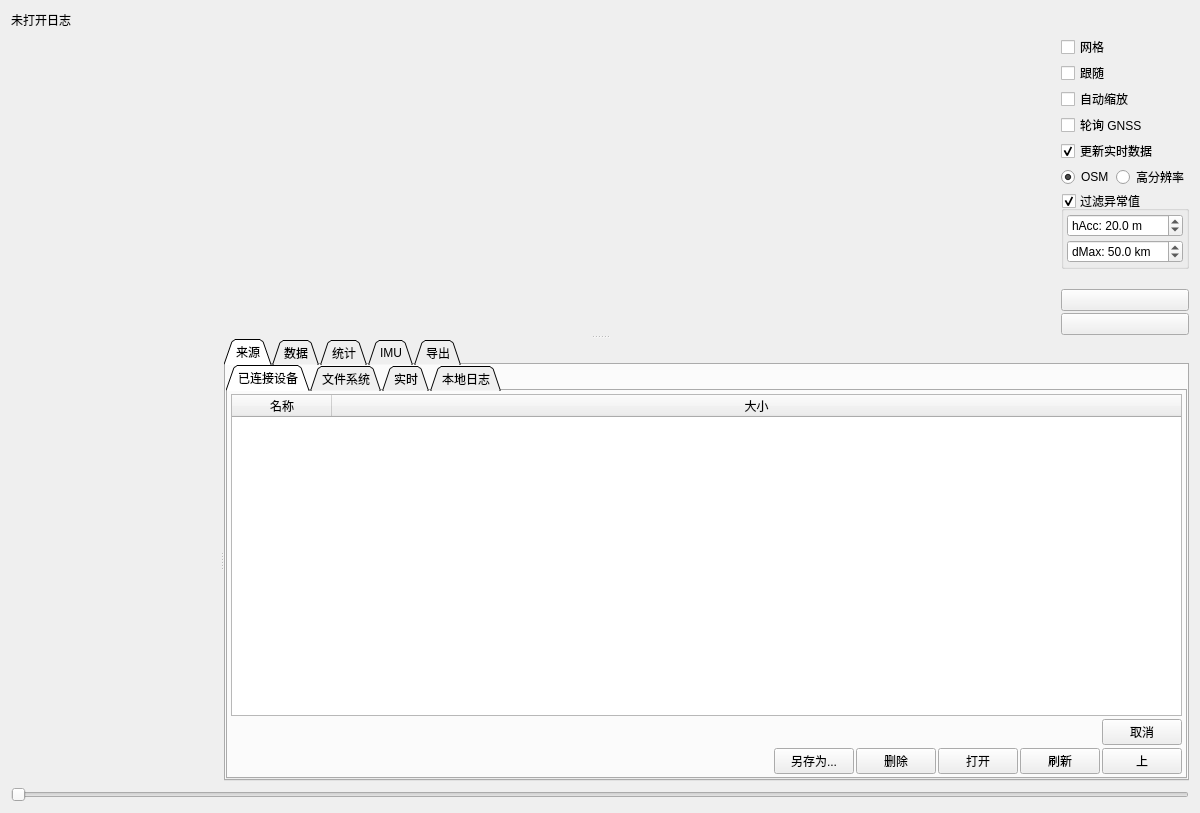
<?xml version="1.0" encoding="UTF-8"?>
<ui version="4.0">
 <class>PageLogAnalysis</class>
 <widget class="QWidget" name="PageLogAnalysis">
  <property name="geometry">
   <rect>
    <x>0</x>
    <y>0</y>
    <width>1200</width>
    <height>813</height>
   </rect>
  </property>
  <property name="windowTitle">
   <string>Form</string>
  </property>
  <layout class="QVBoxLayout" name="verticalLayout_3">
   <item>
    <layout class="QHBoxLayout" name="horizontalLayout">
     <property name="spacing">
      <number>2</number>
     </property>
     <item>
      <widget class="QLabel" name="currentLog">
       <property name="text">
        <string>未打开日志</string>
       </property>
       <property name="wordWrap">
        <bool>true</bool>
       </property>
      </widget>
     </item>
    </layout>
   </item>
   <item>
    <widget class="QSplitter" name="mapSplitter">
     <property name="orientation">
      <enum>Qt::Orientation::Vertical</enum>
     </property>
     <widget class="QWidget" name="layoutWidget">
      <layout class="QHBoxLayout" name="horizontalLayout_2" stretch="1,0">
       <item>
        <widget class="MapWidget" name="map" native="true">
         <property name="sizePolicy">
          <sizepolicy hsizetype="MinimumExpanding" vsizetype="Preferred">
           <horstretch>0</horstretch>
           <verstretch>0</verstretch>
          </sizepolicy>
         </property>
        </widget>
       </item>
       <item>
        <layout class="QVBoxLayout" name="verticalLayout_2" stretch="0,0,0,0,0,0,0,1,0,0">
         <property name="spacing">
          <number>2</number>
         </property>
         <item>
          <widget class="QCheckBox" name="gridBox">
           <property name="text">
            <string>网格</string>
           </property>
           <property name="checked">
            <bool>false</bool>
           </property>
          </widget>
         </item>
         <item>
          <widget class="QCheckBox" name="followBox">
           <property name="toolTip">
            <string>在地图上跟随日志位置</string>
           </property>
           <property name="text">
            <string>跟随</string>
           </property>
          </widget>
         </item>
         <item>
          <widget class="QCheckBox" name="autoZoomBox">
           <property name="toolTip">
            <string>放大数据时同时放大轨迹。</string>
           </property>
           <property name="text">
            <string>自动缩放</string>
           </property>
          </widget>
         </item>
         <item>
          <widget class="QCheckBox" name="pollGnssBox">
           <property name="toolTip">
            <string>从已连接设备轮询实时 GNSS 数据。</string>
           </property>
           <property name="text">
            <string>轮询 GNSS</string>
           </property>
          </widget>
         </item>
         <item>
          <widget class="QCheckBox" name="updateRtBox">
           <property name="toolTip">
            <string>接收数据时更新图表</string>
           </property>
           <property name="text">
            <string>更新实时数据</string>
           </property>
           <property name="checked">
            <bool>true</bool>
           </property>
          </widget>
         </item>
         <item>
          <layout class="QHBoxLayout" name="horizontalLayout_3">
           <item>
            <widget class="QRadioButton" name="tilesOsmButton">
             <property name="toolTip">
              <string>使用来自 https://www.openstreetmap.org 的地图瓦片</string>
             </property>
             <property name="text">
              <string>OSM</string>
             </property>
             <property name="checked">
              <bool>true</bool>
             </property>
            </widget>
           </item>
           <item>
            <widget class="QRadioButton" name="tilesHiResButton">
             <property name="toolTip">
              <string>使用来自 https://www.fau.de/ 的地图瓦片</string>
             </property>
             <property name="text">
              <string>高分辨率</string>
             </property>
             <property name="checked">
              <bool>false</bool>
             </property>
            </widget>
           </item>
          </layout>
         </item>
         <item>
          <widget class="QGroupBox" name="filterOutlierBox">
           <property name="sizePolicy">
            <sizepolicy hsizetype="Preferred" vsizetype="Fixed">
             <horstretch>0</horstretch>
             <verstretch>0</verstretch>
            </sizepolicy>
           </property>
           <property name="title">
            <string>过滤异常值</string>
           </property>
           <property name="checkable">
            <bool>true</bool>
           </property>
           <property name="checked">
            <bool>true</bool>
           </property>
           <layout class="QVBoxLayout" name="verticalLayout_6">
            <property name="spacing">
             <number>3</number>
            </property>
            <property name="leftMargin">
             <number>3</number>
            </property>
            <property name="topMargin">
             <number>3</number>
            </property>
            <property name="rightMargin">
             <number>3</number>
            </property>
            <property name="bottomMargin">
             <number>3</number>
            </property>
            <item>
             <widget class="QDoubleSpinBox" name="filterhAccBox">
              <property name="toolTip">
               <string>各点最差水平精度</string>
              </property>
              <property name="prefix">
               <string>hAcc: </string>
              </property>
              <property name="suffix">
               <string> m</string>
              </property>
              <property name="decimals">
               <number>1</number>
              </property>
              <property name="value">
               <double>20.000000000000000</double>
              </property>
             </widget>
            </item>
            <item>
             <widget class="QDoubleSpinBox" name="filterdMaxBox">
              <property name="toolTip">
               <string>距原点的最大距离</string>
              </property>
              <property name="prefix">
               <string>dMax: </string>
              </property>
              <property name="suffix">
               <string> km</string>
              </property>
              <property name="decimals">
               <number>1</number>
              </property>
              <property name="maximum">
               <double>999.000000000000000</double>
              </property>
              <property name="value">
               <double>50.000000000000000</double>
              </property>
             </widget>
            </item>
           </layout>
          </widget>
         </item>
         <item>
          <spacer name="verticalSpacer">
           <property name="orientation">
            <enum>Qt::Orientation::Vertical</enum>
           </property>
           <property name="sizeType">
            <enum>QSizePolicy::Policy::MinimumExpanding</enum>
           </property>
           <property name="sizeHint" stdset="0">
            <size>
             <width>0</width>
             <height>0</height>
            </size>
           </property>
          </spacer>
         </item>
         <item>
          <widget class="QPushButton" name="centerButton">
           <property name="toolTip">
            <string>放大轨迹</string>
           </property>
           <property name="text">
            <string/>
           </property>
           <property name="icon">
            <iconset resource="../res.qrc">
             <normaloff>:/res/icons/icons8-target-96.png</normaloff>:/res/icons/icons8-target-96.png</iconset>
           </property>
          </widget>
         </item>
         <item>
          <widget class="QPushButton" name="playButton">
           <property name="toolTip">
            <string>实时回放日志</string>
           </property>
           <property name="text">
            <string/>
           </property>
           <property name="icon">
            <iconset resource="../res.qrc">
             <normaloff>:/res/icons/Circled Play-96.png</normaloff>:/res/icons/Circled Play-96.png</iconset>
           </property>
           <property name="checkable">
            <bool>true</bool>
           </property>
          </widget>
         </item>
        </layout>
       </item>
      </layout>
     </widget>
     <widget class="QSplitter" name="statSplitter">
      <property name="orientation">
       <enum>Qt::Orientation::Horizontal</enum>
      </property>
      <widget class="QCustomPlot" name="plot" native="true">
       <property name="sizePolicy">
        <sizepolicy hsizetype="MinimumExpanding" vsizetype="Preferred">
         <horstretch>0</horstretch>
         <verstretch>0</verstretch>
        </sizepolicy>
       </property>
      </widget>
      <widget class="QTabWidget" name="tabWidget">
       <property name="tabPosition">
        <enum>QTabWidget::TabPosition::North</enum>
       </property>
       <property name="tabShape">
        <enum>QTabWidget::TabShape::Triangular</enum>
       </property>
       <property name="currentIndex">
        <number>0</number>
       </property>
       <widget class="QWidget" name="tab_4">
        <attribute name="title">
         <string>来源</string>
        </attribute>
        <attribute name="toolTip">
         <string>浏览最近日志文件所在目录。</string>
        </attribute>
        <layout class="QVBoxLayout" name="verticalLayout_7">
         <property name="spacing">
          <number>0</number>
         </property>
         <property name="leftMargin">
          <number>0</number>
         </property>
         <property name="topMargin">
          <number>0</number>
         </property>
         <property name="rightMargin">
          <number>0</number>
         </property>
         <property name="bottomMargin">
          <number>0</number>
         </property>
         <item>
          <widget class="QTabWidget" name="browseTabWidget">
           <property name="toolTip">
            <string>由 LispBM 创建并发送到本地 VESC Tool 的日志。</string>
           </property>
           <property name="tabPosition">
            <enum>QTabWidget::TabPosition::North</enum>
           </property>
           <property name="tabShape">
            <enum>QTabWidget::TabShape::Triangular</enum>
           </property>
           <property name="currentIndex">
            <number>0</number>
           </property>
           <widget class="QWidget" name="vescLogTab">
            <attribute name="title">
             <string>已连接设备</string>
            </attribute>
            <layout class="QVBoxLayout" name="verticalLayout_9">
             <property name="spacing">
              <number>3</number>
             </property>
             <property name="leftMargin">
              <number>3</number>
             </property>
             <property name="topMargin">
              <number>3</number>
             </property>
             <property name="rightMargin">
              <number>3</number>
             </property>
             <property name="bottomMargin">
              <number>3</number>
             </property>
             <item>
              <widget class="QTableWidget" name="vescLogTable">
               <property name="editTriggers">
                <set>QAbstractItemView::EditTrigger::NoEditTriggers</set>
               </property>
               <property name="selectionMode">
                <enum>QAbstractItemView::SelectionMode::ExtendedSelection</enum>
               </property>
               <property name="selectionBehavior">
                <enum>QAbstractItemView::SelectionBehavior::SelectRows</enum>
               </property>
               <attribute name="horizontalHeaderStretchLastSection">
                <bool>true</bool>
               </attribute>
               <column>
                <property name="text">
                 <string>名称</string>
                </property>
               </column>
               <column>
                <property name="text">
                 <string>大小</string>
                </property>
               </column>
              </widget>
             </item>
             <item>
              <layout class="QHBoxLayout" name="horizontalLayout_5">
               <property name="spacing">
                <number>2</number>
               </property>
               <item>
                <widget class="DisplayPercentage" name="vescDisplay" native="true">
                 <property name="sizePolicy">
                  <sizepolicy hsizetype="MinimumExpanding" vsizetype="Preferred">
                   <horstretch>0</horstretch>
                   <verstretch>0</verstretch>
                  </sizepolicy>
                 </property>
                </widget>
               </item>
               <item>
                <widget class="QPushButton" name="vescLogCancelButton">
                 <property name="text">
                  <string>取消</string>
                 </property>
                </widget>
               </item>
              </layout>
             </item>
             <item>
              <widget class="QWidget" name="widget" native="true">
               <layout class="QHBoxLayout" name="horizontalLayout_6">
                <property name="spacing">
                 <number>2</number>
                </property>
                <property name="leftMargin">
                 <number>0</number>
                </property>
                <property name="topMargin">
                 <number>0</number>
                </property>
                <property name="rightMargin">
                 <number>0</number>
                </property>
                <property name="bottomMargin">
                 <number>0</number>
                </property>
                <item>
                 <spacer name="horizontalSpacer_3">
                  <property name="orientation">
                   <enum>Qt::Orientation::Horizontal</enum>
                  </property>
                  <property name="sizeHint" stdset="0">
                   <size>
                    <width>40</width>
                    <height>20</height>
                   </size>
                  </property>
                 </spacer>
                </item>
                <item>
                 <widget class="QPushButton" name="vescSaveAsButton">
                  <property name="text">
                   <string>另存为...</string>
                  </property>
                 </widget>
                </item>
                <item>
                 <widget class="QPushButton" name="vescLogDeleteButton">
                  <property name="text">
                   <string>删除</string>
                  </property>
                  <property name="icon">
                   <iconset resource="../res.qrc">
                    <normaloff>:/res/icons/Delete-96.png</normaloff>:/res/icons/Delete-96.png</iconset>
                  </property>
                 </widget>
                </item>
                <item>
                 <widget class="QPushButton" name="vescLogListOpenButton">
                  <property name="text">
                   <string>打开</string>
                  </property>
                  <property name="icon">
                   <iconset resource="../res.qrc">
                    <normaloff>:/res/icons/Open Folder-96.png</normaloff>:/res/icons/Open Folder-96.png</iconset>
                  </property>
                 </widget>
                </item>
                <item>
                 <widget class="QPushButton" name="vescLogListRefreshButton">
                  <property name="text">
                   <string>刷新</string>
                  </property>
                  <property name="icon">
                   <iconset resource="../res.qrc">
                    <normaloff>:/res/icons/Refresh-96.png</normaloff>:/res/icons/Refresh-96.png</iconset>
                  </property>
                 </widget>
                </item>
                <item>
                 <widget class="QPushButton" name="vescUpButton">
                  <property name="toolTip">
                   <string>返回上一级目录</string>
                  </property>
                  <property name="text">
                   <string>上</string>
                  </property>
                  <property name="icon">
                   <iconset resource="../res.qrc">
                    <normaloff>:/res/icons/Upload-96.png</normaloff>:/res/icons/Upload-96.png</iconset>
                  </property>
                 </widget>
                </item>
               </layout>
              </widget>
             </item>
            </layout>
           </widget>
           <widget class="QWidget" name="tab_5">
            <attribute name="title">
             <string>文件系统</string>
            </attribute>
            <layout class="QVBoxLayout" name="verticalLayout_8">
             <property name="spacing">
              <number>3</number>
             </property>
             <property name="leftMargin">
              <number>3</number>
             </property>
             <property name="topMargin">
              <number>3</number>
             </property>
             <property name="rightMargin">
              <number>3</number>
             </property>
             <property name="bottomMargin">
              <number>3</number>
             </property>
             <item>
              <widget class="QTableWidget" name="logTable">
               <property name="editTriggers">
                <set>QAbstractItemView::EditTrigger::NoEditTriggers</set>
               </property>
               <property name="selectionMode">
                <enum>QAbstractItemView::SelectionMode::SingleSelection</enum>
               </property>
               <property name="selectionBehavior">
                <enum>QAbstractItemView::SelectionBehavior::SelectRows</enum>
               </property>
               <property name="sortingEnabled">
                <bool>false</bool>
               </property>
               <attribute name="horizontalHeaderStretchLastSection">
                <bool>true</bool>
               </attribute>
               <column>
                <property name="text">
                 <string>名称</string>
                </property>
               </column>
               <column>
                <property name="text">
                 <string>大小</string>
                </property>
               </column>
              </widget>
             </item>
             <item>
              <widget class="QLabel" name="pathLabel">
               <property name="text">
                <string/>
               </property>
               <property name="wordWrap">
                <bool>true</bool>
               </property>
              </widget>
             </item>
             <item>
              <layout class="QHBoxLayout" name="horizontalLayout_4">
               <property name="spacing">
                <number>2</number>
               </property>
               <item>
                <widget class="QPushButton" name="openCsvButton">
                 <property name="toolTip">
                  <string>打开 CSV 文件...</string>
                 </property>
                 <property name="text">
                  <string>浏览...</string>
                 </property>
                 <property name="icon">
                  <iconset resource="../res.qrc">
                   <normaloff>:/res/icons/Open Folder-96.png</normaloff>:/res/icons/Open Folder-96.png</iconset>
                 </property>
                </widget>
               </item>
               <item>
                <spacer name="horizontalSpacer_2">
                 <property name="orientation">
                  <enum>Qt::Orientation::Horizontal</enum>
                 </property>
                 <property name="sizeHint" stdset="0">
                  <size>
                   <width>40</width>
                   <height>20</height>
                  </size>
                 </property>
                </spacer>
               </item>
               <item>
                <widget class="QPushButton" name="logListOpenButton">
                 <property name="text">
                  <string>打开所选</string>
                 </property>
                 <property name="icon">
                  <iconset resource="../res.qrc">
                   <normaloff>:/res/icons/Open Folder-96.png</normaloff>:/res/icons/Open Folder-96.png</iconset>
                 </property>
                </widget>
               </item>
               <item>
                <widget class="QPushButton" name="logListRefreshButton">
                 <property name="text">
                  <string>刷新</string>
                 </property>
                 <property name="icon">
                  <iconset resource="../res.qrc">
                   <normaloff>:/res/icons/Refresh-96.png</normaloff>:/res/icons/Refresh-96.png</iconset>
                 </property>
                </widget>
               </item>
               <item>
                <widget class="QPushButton" name="logListUpButton">
                 <property name="text">
                  <string>上</string>
                 </property>
                 <property name="icon">
                  <iconset resource="../res.qrc">
                   <normaloff>:/res/icons/Upload-96.png</normaloff>:/res/icons/Upload-96.png</iconset>
                 </property>
                </widget>
               </item>
              </layout>
             </item>
            </layout>
           </widget>
           <widget class="QWidget" name="tab_7">
            <attribute name="title">
             <string>实时</string>
            </attribute>
            <layout class="QHBoxLayout" name="horizontalLayout_9">
             <item>
              <layout class="QVBoxLayout" name="verticalLayout_13" stretch="0,1">
               <item>
                <widget class="QPushButton" name="openCurrentButton">
                 <property name="toolTip">
                  <string>从实时数据页打开日志</string>
                 </property>
                 <property name="text">
                  <string>打开当前</string>
                 </property>
                 <property name="icon">
                  <iconset resource="../res.qrc">
                   <normaloff>:/res/icons/Open Folder-96.png</normaloff>:/res/icons/Open Folder-96.png</iconset>
                 </property>
                </widget>
               </item>
               <item>
                <spacer name="verticalSpacer_3">
                 <property name="orientation">
                  <enum>Qt::Orientation::Vertical</enum>
                 </property>
                 <property name="sizeHint" stdset="0">
                  <size>
                   <width>20</width>
                   <height>40</height>
                  </size>
                 </property>
                </spacer>
               </item>
              </layout>
             </item>
            </layout>
           </widget>
           <widget class="QWidget" name="tab_8">
            <attribute name="title">
             <string>本地日志</string>
            </attribute>
            <layout class="QVBoxLayout" name="verticalLayout_12">
             <property name="spacing">
              <number>3</number>
             </property>
             <property name="leftMargin">
              <number>3</number>
             </property>
             <property name="topMargin">
              <number>3</number>
             </property>
             <property name="rightMargin">
              <number>3</number>
             </property>
             <property name="bottomMargin">
              <number>3</number>
             </property>
             <item>
              <widget class="QTableWidget" name="logLocalTable">
               <property name="editTriggers">
                <set>QAbstractItemView::EditTrigger::NoEditTriggers</set>
               </property>
               <property name="selectionMode">
                <enum>QAbstractItemView::SelectionMode::ExtendedSelection</enum>
               </property>
               <property name="selectionBehavior">
                <enum>QAbstractItemView::SelectionBehavior::SelectRows</enum>
               </property>
               <property name="sortingEnabled">
                <bool>false</bool>
               </property>
               <attribute name="horizontalHeaderStretchLastSection">
                <bool>true</bool>
               </attribute>
               <column>
                <property name="text">
                 <string>名称</string>
                </property>
               </column>
               <column>
                <property name="text">
                 <string>大小</string>
                </property>
               </column>
              </widget>
             </item>
             <item>
              <layout class="QHBoxLayout" name="horizontalLayout_10">
               <property name="spacing">
                <number>2</number>
               </property>
               <item>
                <spacer name="horizontalSpacer">
                 <property name="orientation">
                  <enum>Qt::Orientation::Horizontal</enum>
                 </property>
                 <property name="sizeHint" stdset="0">
                  <size>
                   <width>40</width>
                   <height>20</height>
                  </size>
                 </property>
                </spacer>
               </item>
               <item>
                <widget class="QPushButton" name="logLocalDeleteButton">
                 <property name="text">
                  <string>删除</string>
                 </property>
                 <property name="icon">
                  <iconset resource="../res.qrc">
                   <normaloff>:/res/icons/Delete-96.png</normaloff>:/res/icons/Delete-96.png</iconset>
                 </property>
                </widget>
               </item>
               <item>
                <widget class="QPushButton" name="logLocalOpenButton">
                 <property name="text">
                  <string>打开所选</string>
                 </property>
                 <property name="icon">
                  <iconset resource="../res.qrc">
                   <normaloff>:/res/icons/Open Folder-96.png</normaloff>:/res/icons/Open Folder-96.png</iconset>
                 </property>
                </widget>
               </item>
               <item>
                <widget class="QPushButton" name="logLocalRefreshButton">
                 <property name="text">
                  <string>刷新</string>
                 </property>
                 <property name="icon">
                  <iconset resource="../res.qrc">
                   <normaloff>:/res/icons/Refresh-96.png</normaloff>:/res/icons/Refresh-96.png</iconset>
                 </property>
                </widget>
               </item>
              </layout>
             </item>
            </layout>
           </widget>
          </widget>
         </item>
        </layout>
       </widget>
       <widget class="QWidget" name="tab">
        <attribute name="title">
         <string>数据</string>
        </attribute>
        <layout class="QVBoxLayout" name="verticalLayout_17">
         <property name="spacing">
          <number>0</number>
         </property>
         <property name="leftMargin">
          <number>0</number>
         </property>
         <property name="topMargin">
          <number>0</number>
         </property>
         <property name="rightMargin">
          <number>0</number>
         </property>
         <property name="bottomMargin">
          <number>0</number>
         </property>
         <item>
          <widget class="QSplitter" name="dataSplitter">
           <property name="orientation">
            <enum>Qt::Orientation::Vertical</enum>
           </property>
           <property name="childrenCollapsible">
            <bool>false</bool>
           </property>
           <widget class="QWidget" name="layoutWidget">
            <layout class="QVBoxLayout" name="verticalLayout_16">
             <item>
              <widget class="QScrollArea" name="scrollArea">
               <property name="widgetResizable">
                <bool>true</bool>
               </property>
               <widget class="QWidget" name="scrollAreaWidgetContents">
                <property name="geometry">
                 <rect>
                  <x>0</x>
                  <y>0</y>
                  <width>960</width>
                  <height>195</height>
                 </rect>
                </property>
                <layout class="QVBoxLayout" name="verticalLayout">
                 <property name="leftMargin">
                  <number>0</number>
                 </property>
                 <property name="topMargin">
                  <number>0</number>
                 </property>
                 <property name="rightMargin">
                  <number>0</number>
                 </property>
                 <property name="bottomMargin">
                  <number>0</number>
                 </property>
                 <item>
                  <widget class="QTableWidget" name="selectedDataItems">
                   <property name="verticalScrollBarPolicy">
                    <enum>Qt::ScrollBarPolicy::ScrollBarAlwaysOff</enum>
                   </property>
                   <property name="editTriggers">
                    <set>QAbstractItemView::EditTrigger::NoEditTriggers</set>
                   </property>
                   <property name="selectionMode">
                    <enum>QAbstractItemView::SelectionMode::NoSelection</enum>
                   </property>
                   <property name="selectionBehavior">
                    <enum>QAbstractItemView::SelectionBehavior::SelectRows</enum>
                   </property>
                   <attribute name="horizontalHeaderVisible">
                    <bool>false</bool>
                   </attribute>
                   <attribute name="horizontalHeaderStretchLastSection">
                    <bool>false</bool>
                   </attribute>
                   <column>
                    <property name="text">
                     <string>颜色</string>
                    </property>
                   </column>
                   <column>
                    <property name="text">
                     <string>数据系列</string>
                    </property>
                   </column>
                   <column>
                    <property name="text">
                     <string>值</string>
                    </property>
                   </column>
                   <column>
                    <property name="text">
                     <string>缩放</string>
                    </property>
                   </column>
                   <column>
                    <property name="text">
                     <string>轴</string>
                    </property>
                   </column>
                   <column>
                    <property name="text">
                     <string>移除</string>
                    </property>
                   </column>
                  </widget>
                 </item>
                </layout>
               </widget>
              </widget>
             </item>
            </layout>
           </widget>
           <widget class="QTableWidget" name="dataTable">
            <property name="editTriggers">
             <set>QAbstractItemView::EditTrigger::NoEditTriggers</set>
            </property>
            <property name="alternatingRowColors">
             <bool>true</bool>
            </property>
            <property name="selectionMode">
             <enum>QAbstractItemView::SelectionMode::NoSelection</enum>
            </property>
            <property name="selectionBehavior">
             <enum>QAbstractItemView::SelectionBehavior::SelectRows</enum>
            </property>
            <attribute name="horizontalHeaderStretchLastSection">
             <bool>false</bool>
            </attribute>
            <column>
             <property name="text">
              <string>名称</string>
             </property>
            </column>
            <column>
             <property name="text">
              <string>值</string>
             </property>
            </column>
            <column>
             <property name="text">
              <string>Y1</string>
             </property>
            </column>
            <column>
             <property name="text">
              <string>Y2</string>
             </property>
             <property name="toolTip">
              <string>&lt;html&gt;&lt;head/&gt;&lt;body&gt;&lt;p&gt;将此数据系列显示在右侧的第二条 Y 轴上&lt;/p&gt;&lt;p&gt;各 Y 轴将独立自动缩放&lt;/p&gt;&lt;/body&gt;&lt;/html&gt;</string>
             </property>
            </column>
            <column>
             <property name="text">
              <string>缩放</string>
             </property>
            </column>
            <column>
             <property name="text">
              <string>图表</string>
             </property>
            </column>
           </widget>
          </widget>
         </item>
        </layout>
       </widget>
       <widget class="QWidget" name="tab_2">
        <attribute name="title">
         <string>统计</string>
        </attribute>
        <layout class="QVBoxLayout" name="verticalLayout_5">
         <property name="leftMargin">
          <number>3</number>
         </property>
         <property name="topMargin">
          <number>3</number>
         </property>
         <property name="rightMargin">
          <number>3</number>
         </property>
         <property name="bottomMargin">
          <number>3</number>
         </property>
         <item>
          <widget class="QTableWidget" name="statTable">
           <property name="editTriggers">
            <set>QAbstractItemView::EditTrigger::NoEditTriggers</set>
           </property>
           <property name="alternatingRowColors">
            <bool>true</bool>
           </property>
           <property name="selectionMode">
            <enum>QAbstractItemView::SelectionMode::NoSelection</enum>
           </property>
           <property name="selectionBehavior">
            <enum>QAbstractItemView::SelectionBehavior::SelectRows</enum>
           </property>
           <attribute name="horizontalHeaderStretchLastSection">
            <bool>true</bool>
           </attribute>
           <column>
            <property name="text">
             <string>名称</string>
            </property>
           </column>
           <column>
            <property name="text">
             <string>值</string>
            </property>
           </column>
          </widget>
         </item>
        </layout>
       </widget>
       <widget class="QWidget" name="tab_3">
        <attribute name="title">
         <string>IMU</string>
        </attribute>
        <layout class="QVBoxLayout" name="verticalLayout_4"/>
       </widget>
       <widget class="QWidget" name="tab_6">
        <attribute name="title">
         <string>导出</string>
        </attribute>
        <layout class="QHBoxLayout" name="horizontalLayout_7" stretch="0,0,1">
         <item>
          <widget class="QGroupBox" name="groupBox">
           <property name="title">
            <string>图像</string>
           </property>
           <layout class="QVBoxLayout" name="verticalLayout_14" stretch="0,0,0,0,1">
            <item>
             <layout class="QHBoxLayout" name="horizontalLayout_8">
              <item>
               <widget class="QSpinBox" name="saveHeightBox">
                <property name="sizePolicy">
                 <sizepolicy hsizetype="Fixed" vsizetype="Fixed">
                  <horstretch>0</horstretch>
                  <verstretch>0</verstretch>
                 </sizepolicy>
                </property>
                <property name="prefix">
                 <string>H: </string>
                </property>
                <property name="maximum">
                 <number>9999</number>
                </property>
                <property name="value">
                 <number>720</number>
                </property>
               </widget>
              </item>
              <item>
               <widget class="QSpinBox" name="saveWidthBox">
                <property name="sizePolicy">
                 <sizepolicy hsizetype="Fixed" vsizetype="Fixed">
                  <horstretch>0</horstretch>
                  <verstretch>0</verstretch>
                 </sizepolicy>
                </property>
                <property name="prefix">
                 <string>W: </string>
                </property>
                <property name="maximum">
                 <number>9999</number>
                </property>
                <property name="value">
                 <number>1280</number>
                </property>
               </widget>
              </item>
             </layout>
            </item>
            <item>
             <layout class="QVBoxLayout" name="verticalLayout_11">
              <item>
               <widget class="QPushButton" name="saveMapPdfButton">
                <property name="toolTip">
                 <string>将地图保存为 PDF 图像</string>
                </property>
                <property name="text">
                 <string>PDF</string>
                </property>
                <property name="icon">
                 <iconset resource="../res.qrc">
                  <normaloff>:/res/icons/Waypoint Map-96.png</normaloff>:/res/icons/Waypoint Map-96.png</iconset>
                </property>
               </widget>
              </item>
              <item>
               <widget class="QPushButton" name="saveMapPngButton">
                <property name="toolTip">
                 <string>将地图保存为 PNG 图像</string>
                </property>
                <property name="text">
                 <string>PNG</string>
                </property>
                <property name="icon">
                 <iconset resource="../res.qrc">
                  <normaloff>:/res/icons/Waypoint Map-96.png</normaloff>:/res/icons/Waypoint Map-96.png</iconset>
                </property>
               </widget>
              </item>
             </layout>
            </item>
            <item>
             <layout class="QVBoxLayout" name="verticalLayout_10">
              <item>
               <widget class="QPushButton" name="savePlotPdfButton">
                <property name="toolTip">
                 <string>将图表保存为 PDF 图像</string>
                </property>
                <property name="text">
                 <string>PDF</string>
                </property>
                <property name="icon">
                 <iconset resource="../res.qrc">
                  <normaloff>:/res/icons/Line Chart-96.png</normaloff>:/res/icons/Line Chart-96.png</iconset>
                </property>
               </widget>
              </item>
              <item>
               <widget class="QPushButton" name="savePlotPngButton">
                <property name="toolTip">
                 <string>将图表保存为 PNG 图像</string>
                </property>
                <property name="text">
                 <string>PNG</string>
                </property>
                <property name="icon">
                 <iconset resource="../res.qrc">
                  <normaloff>:/res/icons/Line Chart-96.png</normaloff>:/res/icons/Line Chart-96.png</iconset>
                </property>
               </widget>
              </item>
             </layout>
            </item>
            <item>
             <widget class="QCheckBox" name="showLegendBox">
              <property name="text">
               <string>显示图例</string>
              </property>
             </widget>
            </item>
            <item>
             <spacer name="verticalSpacer_2">
              <property name="orientation">
               <enum>Qt::Orientation::Vertical</enum>
              </property>
              <property name="sizeHint" stdset="0">
               <size>
                <width>20</width>
                <height>40</height>
               </size>
              </property>
             </spacer>
            </item>
           </layout>
          </widget>
         </item>
         <item>
          <widget class="QGroupBox" name="groupBox_2">
           <property name="title">
            <string>全部数据</string>
           </property>
           <layout class="QVBoxLayout" name="verticalLayout_15" stretch="0,1">
            <item>
             <widget class="QPushButton" name="saveCsvButton">
              <property name="toolTip">
               <string>将所有数据保存为 CSV 文件...</string>
              </property>
              <property name="text">
               <string>CSV</string>
              </property>
             </widget>
            </item>
            <item>
             <spacer name="verticalSpacer_4">
              <property name="orientation">
               <enum>Qt::Orientation::Vertical</enum>
              </property>
              <property name="sizeHint" stdset="0">
               <size>
                <width>20</width>
                <height>203</height>
               </size>
              </property>
             </spacer>
            </item>
           </layout>
          </widget>
         </item>
         <item>
          <spacer name="horizontalSpacer_4">
           <property name="orientation">
            <enum>Qt::Orientation::Horizontal</enum>
           </property>
           <property name="sizeType">
            <enum>QSizePolicy::Policy::Expanding</enum>
           </property>
           <property name="sizeHint" stdset="0">
            <size>
             <width>40</width>
             <height>20</height>
            </size>
           </property>
          </spacer>
         </item>
        </layout>
       </widget>
      </widget>
     </widget>
    </widget>
   </item>
   <item>
    <widget class="SuperSlider" name="spanSlider">
     <property name="orientation">
      <enum>Qt::Orientation::Horizontal</enum>
     </property>
    </widget>
   </item>
  </layout>
 </widget>
 <customwidgets>
  <customwidget>
   <class>DisplayPercentage</class>
   <extends>QWidget</extends>
   <header>widgets/displaypercentage.h</header>
   <container>1</container>
  </customwidget>
  <customwidget>
   <class>QCustomPlot</class>
   <extends>QWidget</extends>
   <header>widgets/qcustomplot.h</header>
   <container>1</container>
  </customwidget>
  <customwidget>
   <class>MapWidget</class>
   <extends>QWidget</extends>
   <header>map/mapwidget.h</header>
   <container>1</container>
  </customwidget>
  <customwidget>
   <class>SuperSlider</class>
   <extends>QSlider</extends>
   <header>widgets/superslider.h</header>
  </customwidget>
 </customwidgets>
 <resources>
  <include location="../res.qrc"/>
 </resources>
 <connections/>
</ui>
